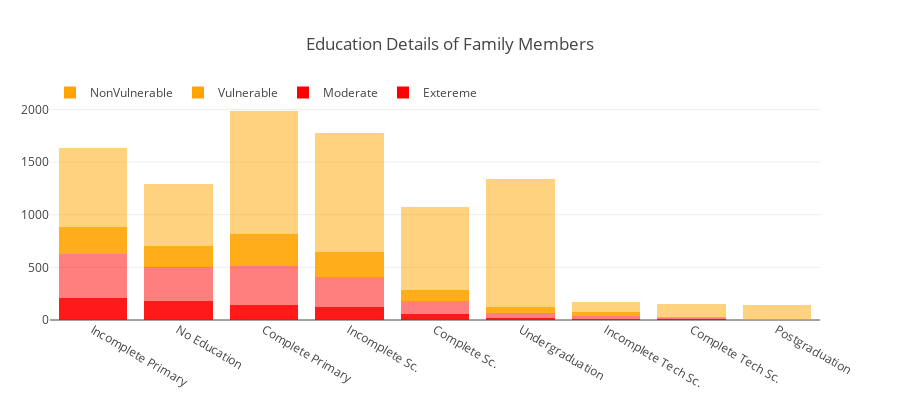
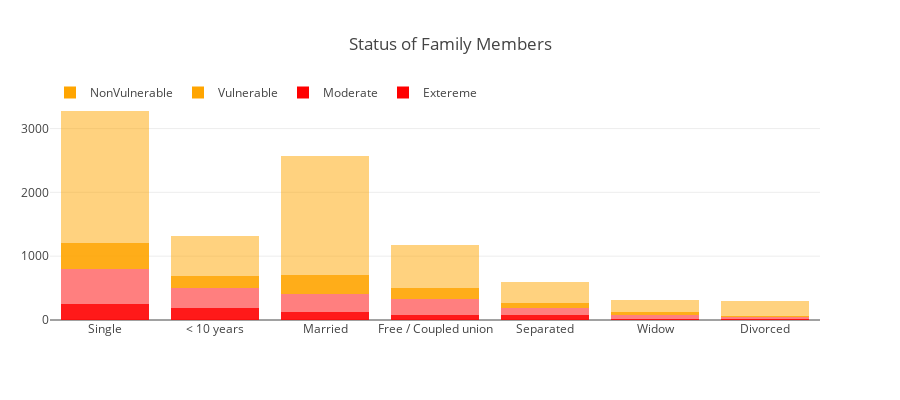

The code cell stored with these charts, in order, in its notebook:
### Markdown cell above
## 5. Family Details of the households

## 5.1 Education Details, Status, and Members

### Code cell
def combine2(starter, colname, title, replacemap, plotme = True):
    mats = [c for c in train.columns if c.startswith(starter)]
    train[colname] = train.apply(lambda row : find_prominent(row, mats), axis=1)
    train[colname] = train[colname].apply(lambda x : replacemap[x] if x != None else x )

    om1 = train[train['Target'] == 1][colname].value_counts().to_frame()
    om2 = train[train['Target'] == 2][colname].value_counts().to_frame()
    om3 = train[train['Target'] == 3][colname].value_counts().to_frame()
    om4 = train[train['Target'] == 4][colname].value_counts().to_frame()

    trace1 = go.Bar(y=om1[colname], x=om1.index, name="Extereme", marker=dict(color='red', opacity=0.9))
    trace2 = go.Bar(y=om2[colname], x=om2.index, name="Moderate", marker=dict(color='red', opacity=0.5))
    trace3 = go.Bar(y=om3[colname], x=om3.index, name="Vulnerable", marker=dict(color='orange', opacity=0.9))
    trace4 = go.Bar(y=om4[colname], x=om4.index, name="NonVulnerable", marker=dict(color='orange', opacity=0.5))

    data = [trace1, trace2, trace3, trace4]
    layout = dict(title=title, legend=dict(y=1.1, orientation="h"), barmode="stack", margin=dict(l=50), height=400)
    fig = go.Figure(data=data, layout=layout)
    if plotme:
        iplot(fig)


flr = {"instlevel1": "No Education", "instlevel2": "Incomplete Primary", "instlevel3": "Complete Primary", 
       "instlevel4": "Incomplete Sc.", "instlevel5": "Complete Sc.", "instlevel6": "Incomplete Tech Sc.",
       "instlevel7": "Complete Tech Sc.", "instlevel8": "Undergraduation", "instlevel9": "Postgraduation"}
combine2("instl", "education_details", "Education Details of Family Members", flr)  

flr = {"estadocivil1": "< 10 years", "estadocivil2": "Free / Coupled union", "estadocivil3": "Married", 
       "estadocivil4": "Divorced", "estadocivil5": "Separated", "estadocivil6": "Widow",
       "estadocivil7": "Single"}
combine2("estado", "status_members", "Status of Family Members", flr)  

flr = {"parentesco1": "Household Head", "parentesco2": "Spouse/Partner", "parentesco3": "Son/Daughter", 
       "parentesco4": "Stepson/Daughter", "parentesco5" : "Son/Daughter in Law" , "parentesco6": "Grandson/Daughter", 
       "parentesco7": "Mother/Father", "parentesco8": "Mother/Father in Law", "parentesco9" : "Brother/Sister" , 
       "parentesco10" : "Brother/Sister in law", "parentesco11" : "Other Family Member", "parentesco12" : "Other Non Family Member"}
combine2("parentesc", "family_members", "Family Members in the Households", flr)  

flr = {"lugar1": "Central", "lugar2": "Chorotega", "lugar3": "PacÃƒÂfico central", 
       "lugar4": "Brunca", "lugar5": "Huetar AtlÃƒÂ¡ntica", "lugar6": "Huetar Norte"}
combine2("lugar", "region", "Region of the Households", flr, plotme=False)  

#feature idea - binary variable - having finish degree

### Figure 1 — Plotly figure (JSON) as saved in the notebook; plotly's stock layout.template omitted (floating-point values rounded to 4 significant figures)
{"data": [{"marker": {"color": "red", "opacity": 0.9}, "name": "Extereme", "type": "bar", "uid": "7cebde8c-fea4-44f6-bb56-db51c582e766", "x": ["Incomplete Primary", "No Education", "Complete Primary", "Incomplete Sc.", "Complete Sc.", "Undergraduation", "Incomplete Tech Sc.", "Complete Tech Sc."], "y": [209, 185, 140, 126, 55, 19, 12, 9]}, {"marker": {"color": "red", "opacity": 0.5}, "name": "Moderate", "type": "bar", "uid": "8adba83c-6dde-42c1-a60d-190c1bdf2369", "x": ["Incomplete Primary", "Complete Primary", "No Education", "Incomplete Sc.", "Complete Sc.", "Undergraduation", "Incomplete Tech Sc.", "Complete Tech Sc.", "Postgraduation"], "y": [414, 373, 315, 283, 121, 50, 30, 10, 1]}, {"marker": {"color": "orange", "opacity": 0.9}, "name": "Vulnerable", "type": "bar", "uid": "3b96f1bd-cad9-4452-a8e4-53a56393953a", "x": ["Complete Primary", "Incomplete Primary", "Incomplete Sc.", "No Education", "Complete Sc.", "Undergraduation", "Incomplete Tech Sc.", "Complete Tech Sc.", "Postgraduation"], "y": [305, 260, 237, 200, 106, 58, 31, 10, 1]}, {"marker": {"color": "orange", "opacity": 0.5}, "name": "NonVulnerable", "type": "bar", "uid": "c4cd64aa-a91d-44c2-acc9-633e437ea766", "x": ["Undergraduation", "Complete Primary", "Incomplete Sc.", "Complete Sc.", "Incomplete Primary", "No Education", "Postgraduation", "Complete Tech Sc.", "Incomplete Tech Sc."], "y": [1209, 1167, 1126, 795, 747, 587, 145, 120, 98]}], "layout": {"barmode": "stack", "height": 400, "legend": {"orientation": "h", "y": 1.1}, "margin": {"l": 50}, "title": {"text": "Education Details of Family Members"}}}

### Figure 2 — Plotly figure (JSON) as saved in the notebook; plotly's stock layout.template omitted (floating-point values rounded to 4 significant figures)
{"data": [{"marker": {"color": "red", "opacity": 0.9}, "name": "Extereme", "type": "bar", "uid": "354d0cea-b9ee-40b2-8ba8-af5be02724c0", "x": ["Single", "< 10 years", "Married", "Free / Coupled union", "Separated", "Widow", "Divorced"], "y": [246, 185, 128, 85, 81, 16, 14]}, {"marker": {"color": "red", "opacity": 0.5}, "name": "Moderate", "type": "bar", "uid": "4b769903-1b00-44a5-8412-0681d178ee6f", "x": ["Single", "< 10 years", "Married", "Free / Coupled union", "Separated", "Widow", "Divorced"], "y": [560, 314, 279, 242, 113, 63, 26]}, {"marker": {"color": "orange", "opacity": 0.9}, "name": "Vulnerable", "type": "bar", "uid": "9385aba2-3f5e-4d11-adde-76af1cd2ec54", "x": ["Single", "Married", "< 10 years", "Free / Coupled union", "Separated", "Widow", "Divorced"], "y": [406, 293, 187, 177, 66, 53, 27]}, {"marker": {"color": "orange", "opacity": 0.5}, "name": "NonVulnerable", "type": "bar", "uid": "2a39154a-f516-4df7-bd27-e0b75980d950", "x": ["Single", "Married", "Free / Coupled union", "< 10 years", "Separated", "Divorced", "Widow"], "y": [2063, 1865, 674, 631, 340, 238, 185]}], "layout": {"barmode": "stack", "height": 400, "legend": {"orientation": "h", "y": 1.1}, "margin": {"l": 50}, "title": {"text": "Status of Family Members"}}}
